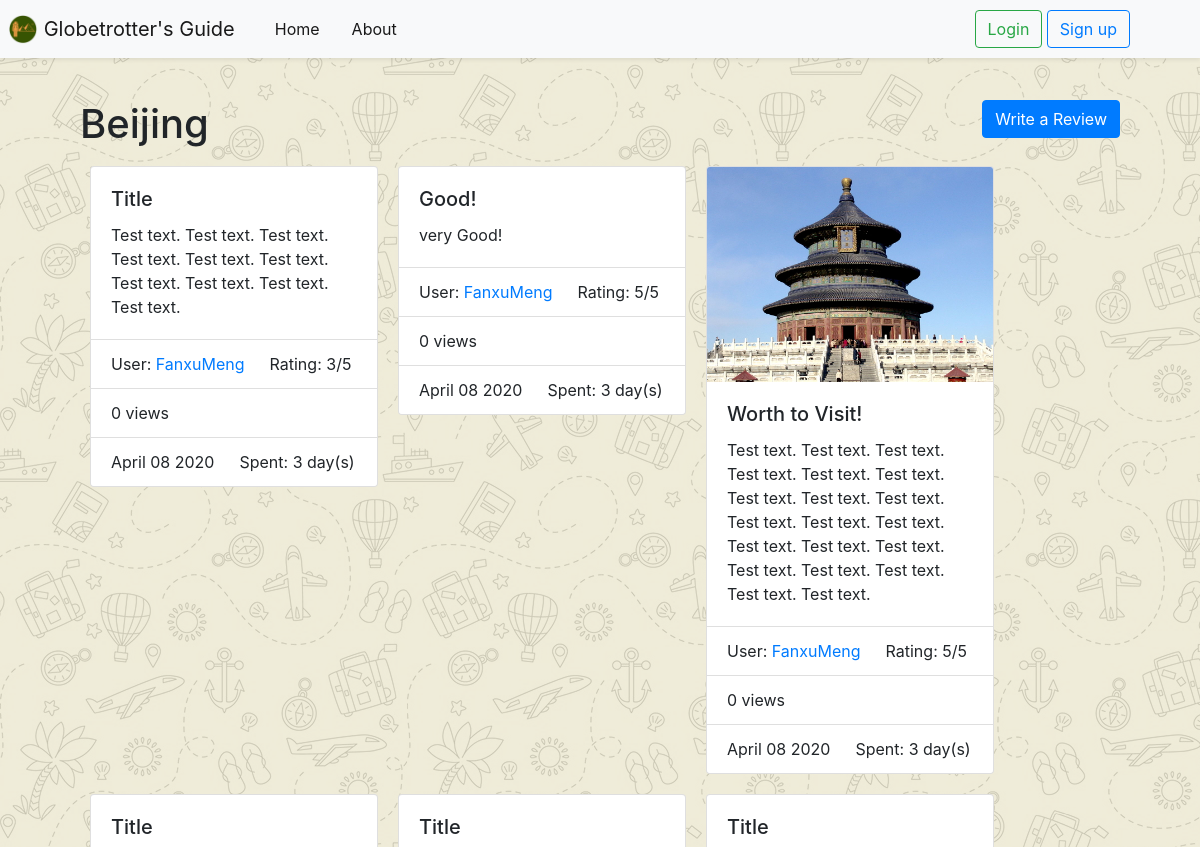
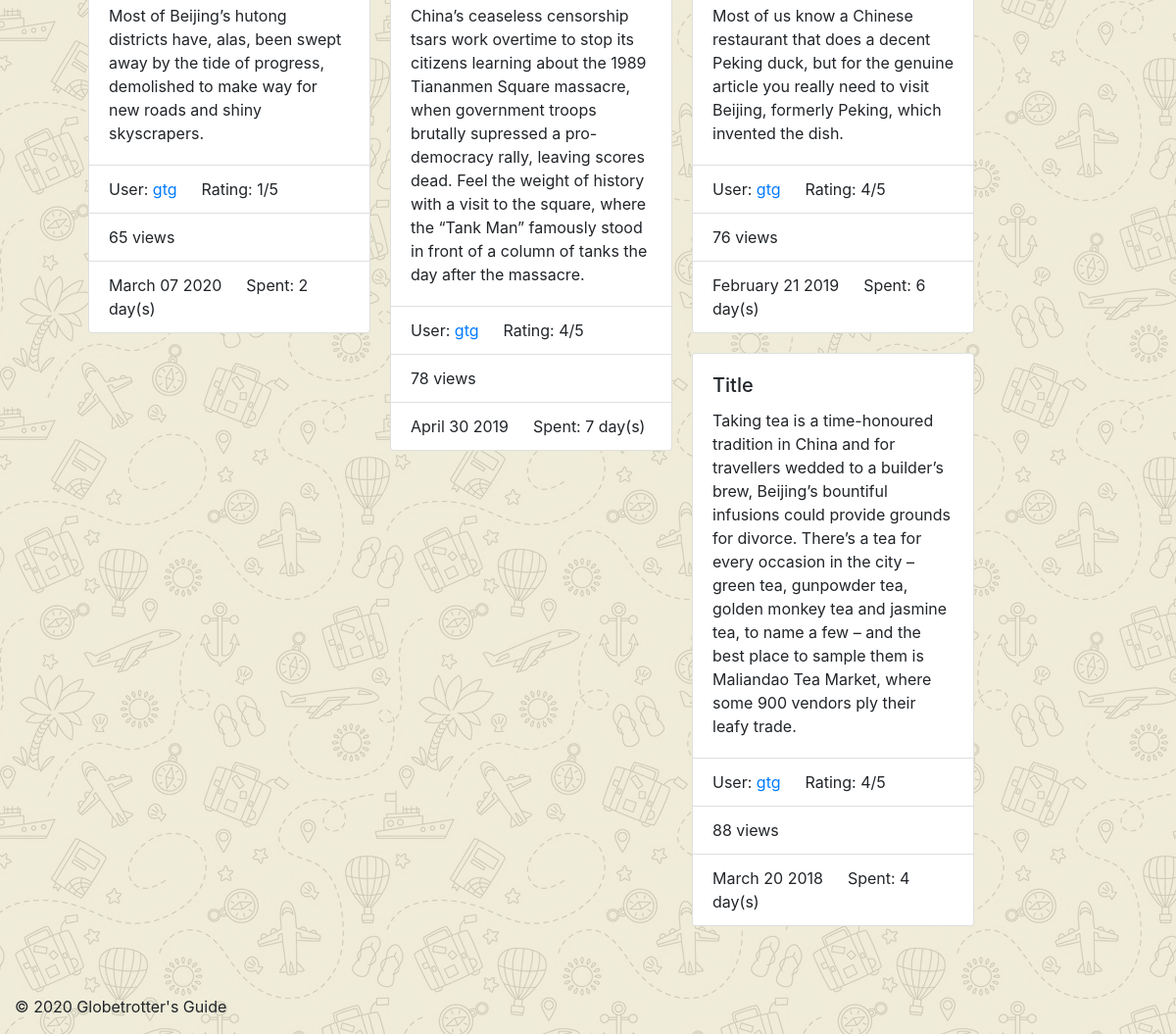
The app's page /GlobetrottersGuide/asia/china/beijing/, older data (2 pictures, top to bottom).
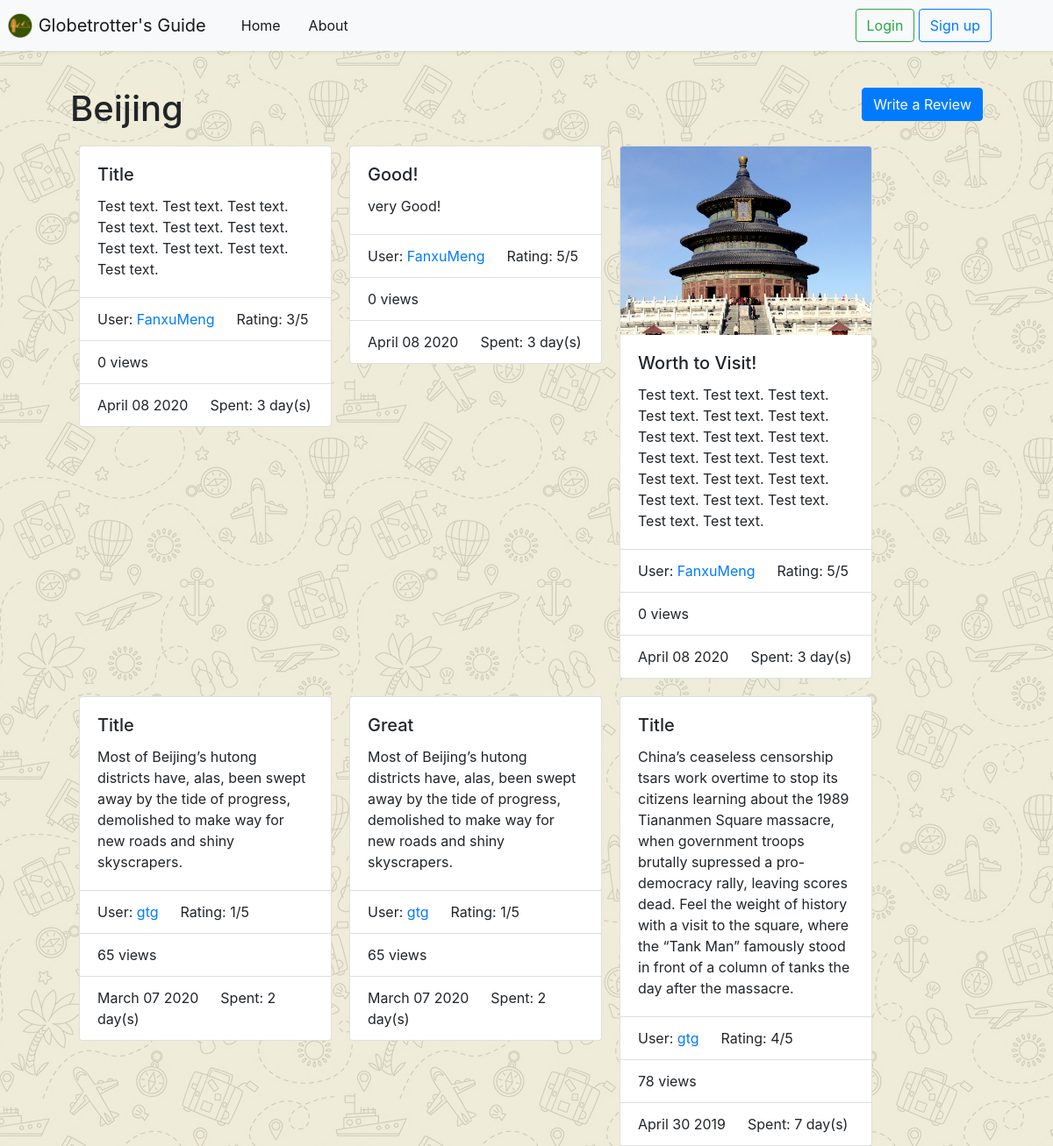
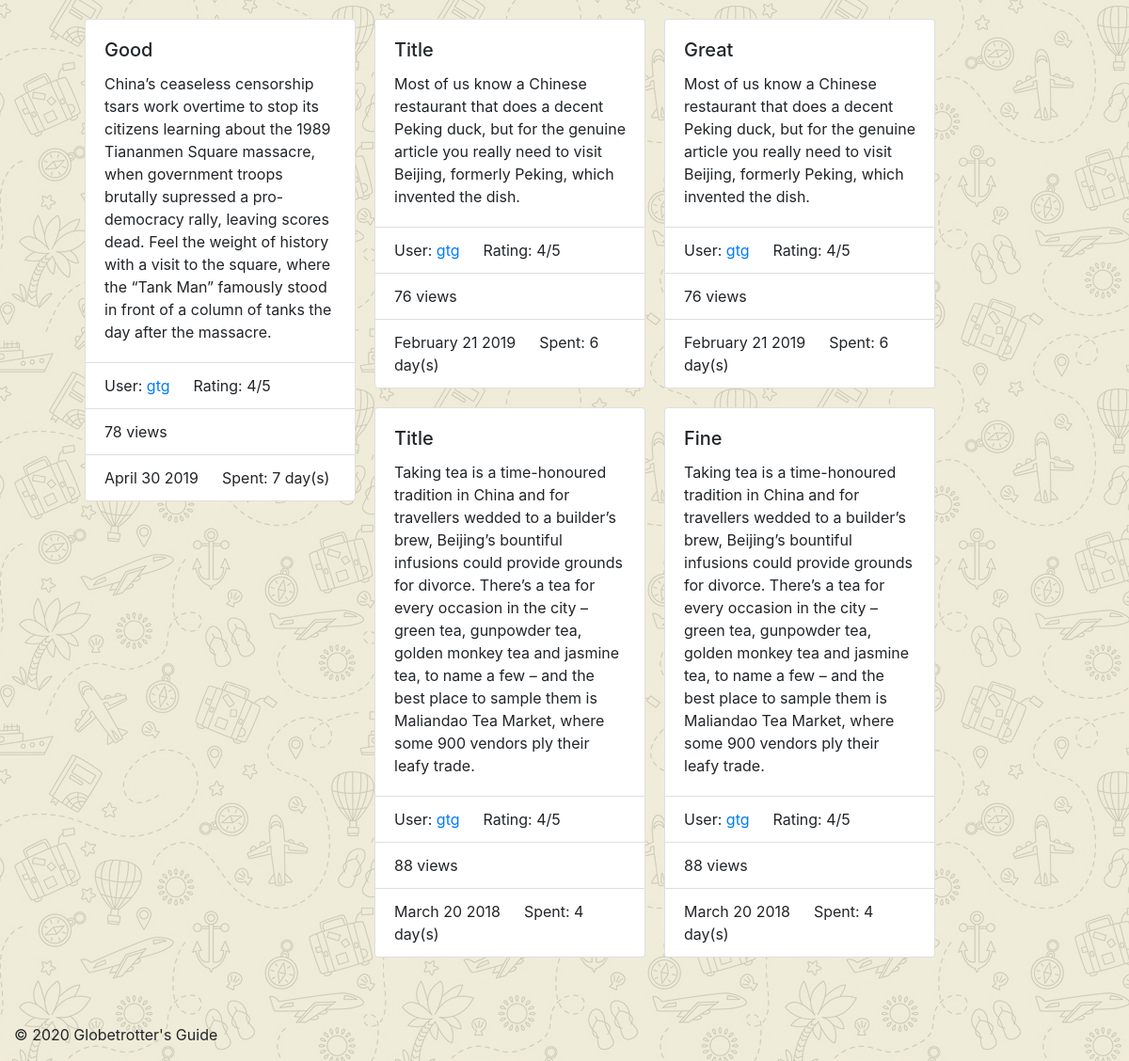
The same page, newer data (2 pictures, top to bottom).
### GlobetrottersGuide/models.py (models this page shows)
class cityReview(models.Model):
    TEXT_MAX_LENGTH = 2000
    RATING_CHOICES = (
        (1, '1'),
        (2, '2'),
        (3, '3'),
        (4, '4'),
        (5, '5'),
    )
    user = models.ForeignKey(User, on_delete=models.CASCADE)
    belong_city = models.ForeignKey(City, on_delete=models.CASCADE)
    publish_date = models.DateTimeField('date published')
    views = models.IntegerField(default=0)
    likes = models.IntegerField(default=0)
    timeSpent = models.DurationField(blank=False)
    image = models.ImageField(upload_to='review_images', blank=True)
    title = models.CharField(max_length=128, default='Title')
    text = models.TextField(max_length=2000, blank=False)
    rating = models.IntegerField(choices=RATING_CHOICES)

### GlobetrottersGuide/views.py (the view)
def home_city(request, continent_name_slug, country_name_slug, city_name_slug):
    context_dict = {}
    try:
        continent = Continent.objects.get(slug=continent_name_slug)
        country = Country.objects.get(slug=country_name_slug)
        city = City.objects.get(slug=city_name_slug)
        reviews = cityReview.objects.filter(belong_city=city).order_by('-publish_date')
        context_dict['continent'] = continent
        context_dict['country'] = country
        context_dict['city'] = city
        context_dict['reviews'] = reviews
        context_dict['review_num'] = len(reviews)
    except City.DoesNotExist:
        context_dict['city'] = None
    return render(request, 'GlobetrottersGuide/home_city.html', context=context_dict)

### templates/GlobetrottersGuide/home_city.html
<!DOCTYPE html>
{% extends 'GlobetrottersGuide/base.html'%}
{% load staticfiles %}
{% load gtg_template_tags %}
{% block title_block%}
    <div class="row">
        <div class="col">
        <h1>{{ city.name }}</h1>
        </div>
        <div class="col">
            <a role="button" class="btn btn-primary" href="{% url 'GlobetrottersGuide:ReviewCity' continent_name_slug=continent.slug country_name_slug=country.slug city_name_slug=city.slug %}" style="float:right">Write a Review</a>
        </div>
    </div>
{% endblock %}
{% block body_block %}
    {% if reviews %}
    {% for review in reviews %}
        <div class="card" style="width: 18rem;margin:10px;float:left;">
            {% if review.image %}
            <img src="{{ review.image.url }}" class="card-img-top" alt="No Image">
            {% endif %}
            <div class="card-body">
                <h5 class="card-title">{{ review.title }}</h5>
                <p class="card-text">{{ review.text }}</p>
            </div>
            <ul class="list-group list-group-flush">
                <li class="list-group-item">
                    User:
                    <a href="{% url 'GlobetrottersGuide:UserProfile' review.user.username %}">{{ review.user.username }}</a>
                    &emsp; Rating: {{ review.rating }}/5
                </li>
                <li class="list-group-item">{{ review.views }} views</li>
                <li class="list-group-item">{{ review.publish_date | date:"F d Y" }} &emsp; Spent: {{ review.timeSpent.days }} day(s)</li>
            </ul>
        </div>
    {% endfor %}
    {% else %}
        <p><h2>No one has reviewed this city yet.</h2></p>
    {% endif %}
{% endblock %}

Row changes from the older to the newer data that the page shows:
added cityReview: title "Great", text "Most of Beijing’s hutong districts have, alas, been swept away by the tide of progress, demolished to make way for new roads and shiny skyscrapers.", user.username "gtg", rating "1", views "65", publish_date "March 07 2020", timeSpent.days "2"
added cityReview: title "Good", text "China’s ceaseless censorship tsars work overtime to stop its citizens learning about the 1989 Tiananmen Square massacre, when government troops brutally supressed a pro-democracy rally, leaving scores dead. Feel the weight of history with a visit to the square, where the “Tank Man” famously stood in front of a column of tanks the day after the massacre.", user.username "gtg", rating "4", views "78", publish_date "April 30 2019", timeSpent.days "7"
added cityReview: title "Great", text "Most of us know a Chinese restaurant that does a decent Peking duck, but for the genuine article you really need to visit Beijing, formerly Peking, which invented the dish.", user.username "gtg", rating "4", views "76", publish_date "February 21 2019", timeSpent.days "6"
added cityReview: title "Fine", text "Taking tea is a time-honoured tradition in China and for travellers wedded to a builder’s brew, Beijing’s bountiful infusions could provide grounds for divorce. There’s a tea for every occasion in the city – green tea, gunpowder tea, golden monkey tea and jasmine tea, to name a few – and the best place to sample them is Maliandao Tea Market, where some 900 vendors ply their leafy trade.", user.username "gtg", rating "4", views "88", publish_date "March 20 2018", timeSpent.days "4"
